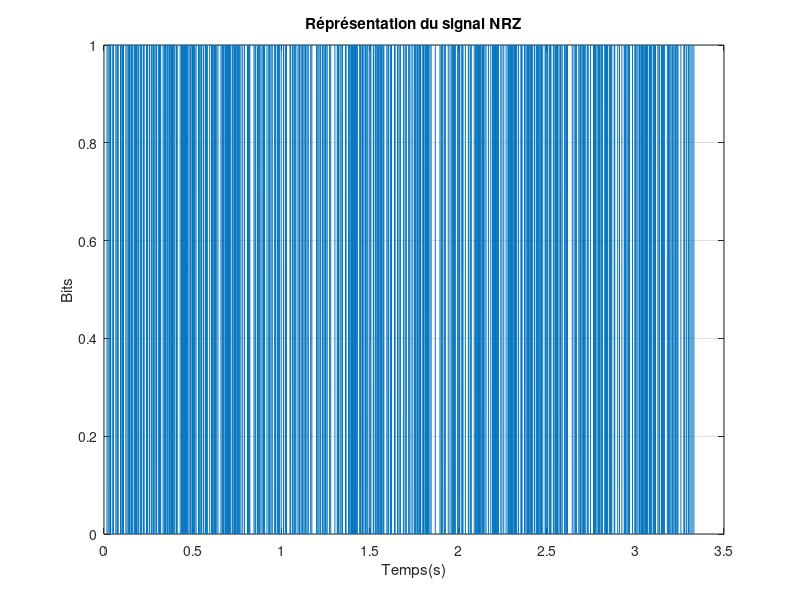
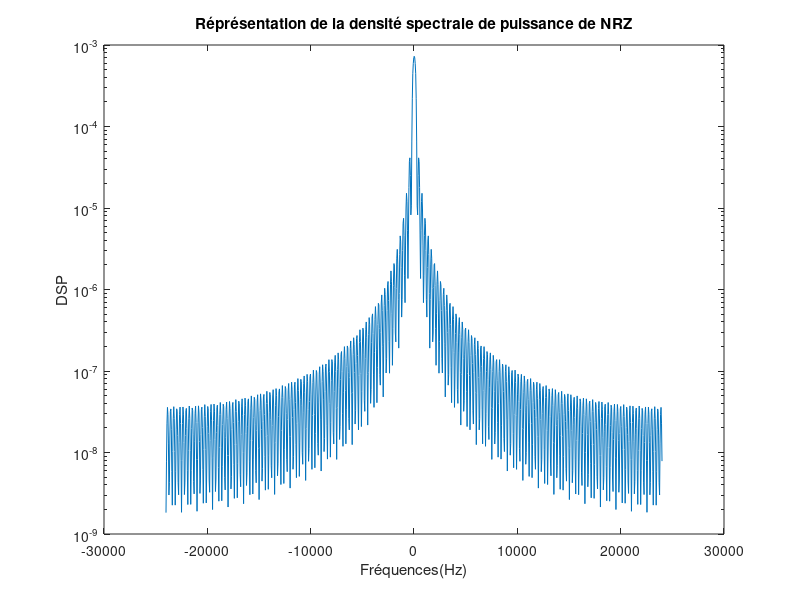

These figures' MATLAB source, in order: (Note: this script raises an error after producing the figures.)
%Nettoyer l'interface
clc;
clear all;
close all;

%Données
Fc = 1080;
DeltaF = 100;
Nbits = 1000;
Fe = 48000;
Rb = 300;
Phi0 = rand*2*pi;
Phi1 = rand*2*pi;

%Calculs
F0 = Fc + DeltaF;
F1 = Fc - DeltaF;
Te = 1 / Fe;
Tb = 1 / Rb;
Ts = Tb;
Ns = floor(Ts / Te);
Temps = [0:Te:(Ns*Nbits-1)*Te];

%% 3
%3.1.1
%Génération du signal NRZ
bits = randi([0 1],1, Nbits);
NRZ = kron(bits,ones(1,Ns));

%%
%3.1.2
%Représentation du signal NRZ
figure (1); plot([0:Te:(length(NRZ)-1)*Te],NRZ)
xlabel("Temps(s)");
ylabel("Bits");
title("Réprésentation du signal NRZ");
grid on;

%%
%3.1.3
%Calcul de la DSP de NRZ
DSP_NRZ=pwelch(NRZ,[],[],[],Fe,'twosided');

%Rprésentation de la DSP de NRZ
F=linspace(-Fe/2,Fe/2,length(DSP_NRZ));
figure (5); semilogy(F,fftshift(DSP_NRZ))
xlabel("Fréquences(Hz)");
ylabel("DSP");
title("Réprésentation de la densité spectrale de puissance de NRZ");

%%
%3.1.4
%Calcul de la DSP de NRZ théorique
DSP_NRZ_Theo = (1/4) * Ts * (sinc(F*Ts)).^2 + (1/4) * dirac(F);

%Représentation de la DSP de NRZ avec la DSP de NRZ théorique
figure (2); semilogy(F,fftshift(DSP_NRZ))
xlabel("Fréquences(Hz)");
ylabel("DSP");
title("Réprésentation de la densité spectrale de puissance de NRZ");
grid on;
hold on;
semilogy(F,DSP_NRZ_Theo)
legend({'DSP de NRZ','DSP de NRZ Théorique'})
hold off;

%%
%3.2.1
%Génération du signal modulé en fréquence
x = (1 - NRZ) .* cos(2*pi*F0*Temps + Phi0 ) + NRZ .* cos(2*pi*F1*Temps + Phi1 );

%%
%3.2.2
%Représentation du signal modulé en fréquence (x)
figure (3); plot(Temps,fftshift(x))
xlabel("Temp(s)");
ylabel("x(t)");
title("Réprésentation du signal modulé x(t)");
grid on;

%%
%3.2.4
%Calcul de la DSP de x
DSP_x=pwelch(x,[],[],[],Fe,'twosided');

%Représentation de la DSP de x
Marge = linspace(-Fe/2,Fe/2,length(DSP_x));
figure (4); semilogy(Marge,fftshift(DSP_x))
xlabel("Fréquence(Hz)");
ylabel("Puissance");
title("DSP du signal modulé x(t)");
grid on;